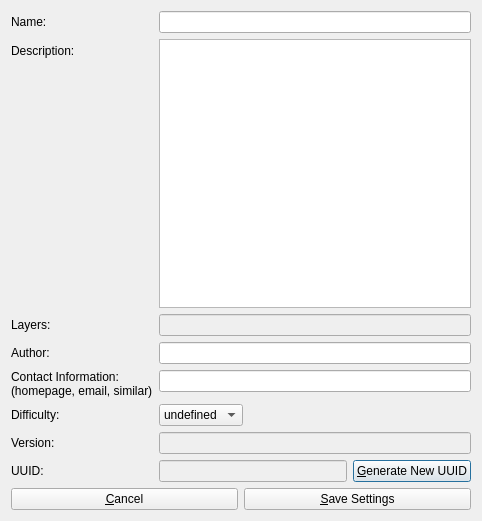
<ui version="4.0" >
 <class>SEdtLevelDlgClass</class>
 <widget class="QDialog" name="SEdtLevelDlgClass" >
  <property name="geometry" >
   <rect>
    <x>0</x>
    <y>0</y>
    <width>482</width>
    <height>521</height>
   </rect>
  </property>
  <property name="windowTitle" >
   <string>Level Properties</string>
  </property>
  <layout class="QVBoxLayout" name="verticalLayout" >
   <item>
    <layout class="QFormLayout" name="formLayout_2" >
     <property name="fieldGrowthPolicy" >
      <enum>QFormLayout::ExpandingFieldsGrow</enum>
     </property>
     <item row="0" column="0" >
      <widget class="QLabel" name="label" >
       <property name="text" >
        <string>Name:</string>
       </property>
      </widget>
     </item>
     <item row="0" column="1" >
      <widget class="QLineEdit" name="name" />
     </item>
     <item row="1" column="0" >
      <widget class="QLabel" name="label_2" >
       <property name="text" >
        <string>Description:</string>
       </property>
      </widget>
     </item>
     <item row="1" column="1" >
      <widget class="QTextEdit" name="desc" />
     </item>
     <item row="2" column="0" >
      <widget class="QLabel" name="label_3" >
       <property name="text" >
        <string>Layers:</string>
       </property>
      </widget>
     </item>
     <item row="2" column="1" >
      <widget class="QLineEdit" name="layers" >
       <property name="enabled" >
        <bool>false</bool>
       </property>
      </widget>
     </item>
     <item row="3" column="0" >
      <widget class="QLabel" name="label_6" >
       <property name="text" >
        <string>Author:</string>
       </property>
      </widget>
     </item>
     <item row="3" column="1" >
      <widget class="QLineEdit" name="author" />
     </item>
     <item row="4" column="0" >
      <widget class="QLabel" name="label_7" >
       <property name="text" >
        <string>Contact Information:
(homepage, email, similar)</string>
       </property>
      </widget>
     </item>
     <item row="4" column="1" >
      <widget class="QLineEdit" name="contact" />
     </item>
     <item row="5" column="0" >
      <widget class="QLabel" name="label_8" >
       <property name="text" >
        <string>Difficulty:</string>
       </property>
      </widget>
     </item>
     <item row="5" column="1" >
      <widget class="QComboBox" name="difficulty" >
       <property name="editable" >
        <bool>false</bool>
       </property>
       <property name="iconSize" >
        <size>
         <width>48</width>
         <height>14</height>
        </size>
       </property>
       <item>
        <property name="text" >
         <string>undefined</string>
        </property>
        <property name="icon" >
         <iconset resource="SerpTrain.qrc" >
          <normaloff>:/icons/0Stars.png</normaloff>:/icons/0Stars.png</iconset>
        </property>
       </item>
       <item>
        <property name="text" >
         <string>easy</string>
        </property>
        <property name="icon" >
         <iconset resource="SerpTrain.qrc" >
          <normaloff>:/icons/1Stars.png</normaloff>:/icons/1Stars.png</iconset>
        </property>
       </item>
       <item>
        <property name="text" >
         <string>medium</string>
        </property>
        <property name="icon" >
         <iconset resource="SerpTrain.qrc" >
          <normaloff>:/icons/2Stars.png</normaloff>:/icons/2Stars.png</iconset>
        </property>
       </item>
       <item>
        <property name="text" >
         <string>difficult</string>
        </property>
        <property name="icon" >
         <iconset resource="SerpTrain.qrc" >
          <normaloff>:/icons/3Stars.png</normaloff>:/icons/3Stars.png</iconset>
        </property>
       </item>
      </widget>
     </item>
     <item row="6" column="0" >
      <widget class="QLabel" name="label_4" >
       <property name="text" >
        <string>Version:</string>
       </property>
      </widget>
     </item>
     <item row="6" column="1" >
      <widget class="QLineEdit" name="version" >
       <property name="enabled" >
        <bool>false</bool>
       </property>
      </widget>
     </item>
     <item row="7" column="0" >
      <widget class="QLabel" name="label_5" >
       <property name="text" >
        <string>UUID:</string>
       </property>
      </widget>
     </item>
     <item row="7" column="1" >
      <layout class="QHBoxLayout" name="horizontalLayout_2" >
       <item>
        <widget class="QLineEdit" name="uuid" >
         <property name="enabled" >
          <bool>false</bool>
         </property>
        </widget>
       </item>
       <item>
        <widget class="QPushButton" name="genUuidButton" >
         <property name="text" >
          <string>&amp;Generate New UUID</string>
         </property>
        </widget>
       </item>
      </layout>
     </item>
    </layout>
   </item>
   <item>
    <layout class="QHBoxLayout" name="horizontalLayout" >
     <item>
      <widget class="QPushButton" name="cancelButton" >
       <property name="text" >
        <string>&amp;Cancel</string>
       </property>
      </widget>
     </item>
     <item>
      <widget class="QPushButton" name="saveButton" >
       <property name="text" >
        <string>&amp;Save Settings</string>
       </property>
      </widget>
     </item>
    </layout>
   </item>
  </layout>
 </widget>
 <layoutdefault spacing="6" margin="11" />
 <tabstops>
  <tabstop>name</tabstop>
  <tabstop>desc</tabstop>
  <tabstop>layers</tabstop>
  <tabstop>author</tabstop>
  <tabstop>contact</tabstop>
  <tabstop>version</tabstop>
  <tabstop>uuid</tabstop>
  <tabstop>genUuidButton</tabstop>
  <tabstop>cancelButton</tabstop>
  <tabstop>saveButton</tabstop>
 </tabstops>
 <resources>
  <include location="SerpTrain.qrc" />
 </resources>
 <connections/>
</ui>
